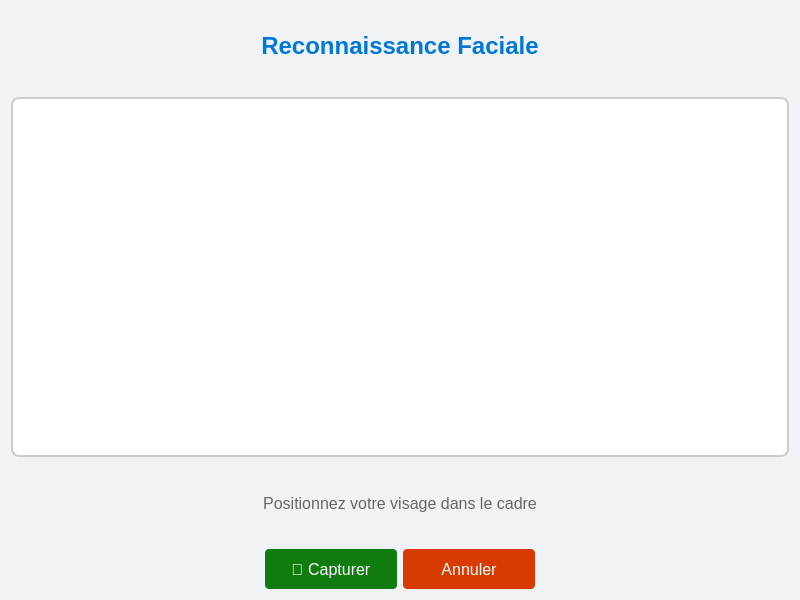
<?xml version="1.0" encoding="UTF-8"?>
<ui version="4.0">
 <class>FaceLoginDialog</class>
 <widget class="QDialog" name="FaceLoginDialog">
  <property name="geometry">
   <rect>
    <x>0</x>
    <y>0</y>
    <width>800</width>
    <height>600</height>
   </rect>
  </property>
  <property name="minimumSize">
   <size>
    <width>800</width>
    <height>600</height>
   </size>
  </property>
  <property name="windowTitle">
   <string>Authentification par Reconnaissance Faciale</string>
  </property>
  <property name="styleSheet">
   <string notr="true">QDialog {
    background-color: #f0f2f5;
}

QLabel {
    color: #1a1a1a;
    font-size: 14px;
}

QPushButton {
    background-color: #0078d4;
    color: white;
    border: none;
    padding: 8px 16px;
    border-radius: 4px;
    font-size: 14px;
    min-width: 100px;
}

QPushButton:hover {
    background-color: #005a9e;
}

QPushButton:pressed {
    background-color: #004578;
}

QPushButton#captureButton {
    background-color: #107c10;
    font-size: 16px;
    padding: 12px 24px;
}

QPushButton#captureButton:hover {
    background-color: #0b5c0b;
}

QLabel#statusLabel {
    color: #666666;
    font-size: 16px;
    margin: 10px;
}

QWidget#cameraFrame {
    border: 2px solid #cccccc;
    border-radius: 8px;
    background-color: #ffffff;
}

QFrame#mainFrame {
    background-color: #ffffff;
    border-radius: 10px;
    padding: 20px;
}</string>
  </property>
  <layout class="QVBoxLayout" name="mainLayout">
   <item>
    <widget class="QLabel" name="titleLabel">
     <property name="styleSheet">
      <string notr="true">font-size: 24px;
font-weight: bold;
color: #0078d4;
margin-bottom: 10px;</string>
     </property>
     <property name="text">
      <string>Reconnaissance Faciale</string>
     </property>
     <property name="alignment">
      <set>Qt::AlignCenter</set>
     </property>
    </widget>
   </item>
   <item>
    <widget class="QFrame" name="cameraFrame">
     <property name="minimumSize">
      <size>
       <width>640</width>
       <height>360</height>
      </size>
     </property>
     <property name="maximumSize">
      <size>
       <width>16777215</width>
       <height>360</height>
      </size>
     </property>
     <property name="frameShape">
      <enum>QFrame::StyledPanel</enum>
     </property>
     <property name="frameShadow">
      <enum>QFrame::Raised</enum>
     </property>
     <property name="styleSheet">
      <string notr="true">border: 2px solid #cccccc;
border-radius: 8px;
background-color: #ffffff;</string>
     </property>
    </widget>
   </item>
   <item>
    <widget class="QLabel" name="statusLabel">
     <property name="styleSheet">
      <string notr="true">color: #666666;
font-size: 16px;
margin: 10px;</string>
     </property>
     <property name="text">
      <string>Positionnez votre visage dans le cadre</string>
     </property>
     <property name="alignment">
      <set>Qt::AlignCenter</set>
     </property>
    </widget>
   </item>
   <item>
    <layout class="QHBoxLayout" name="buttonLayout">
     <item>
      <spacer name="horizontalSpacer">
       <property name="orientation">
        <enum>Qt::Horizontal</enum>
       </property>
       <property name="sizeHint" stdset="0">
        <size>
         <width>40</width>
         <height>20</height>
        </size>
       </property>
      </spacer>
     </item>
     <item>
      <widget class="QPushButton" name="captureButton">
       <property name="minimumSize">
        <size>
         <width>180</width>
         <height>40</height>
        </size>
       </property>
       <property name="cursor">
        <cursorShape>PointingHandCursor</cursorShape>
       </property>
       <property name="styleSheet">
        <string notr="true">QPushButton {
    background-color: #107c10;
    color: white;
    border: none;
    border-radius: 4px;
    font-size: 16px;
    padding: 8px 16px;
}
QPushButton:hover {
    background-color: #0b5c0b;
}
QPushButton:pressed {
    background-color: #094509;
}</string>
       </property>
       <property name="text">
        <string>📸 Capturer</string>
       </property>
      </widget>
     </item>
     <item>
      <widget class="QPushButton" name="cancelButton">
       <property name="minimumSize">
        <size>
         <width>120</width>
         <height>40</height>
        </size>
       </property>
       <property name="cursor">
        <cursorShape>PointingHandCursor</cursorShape>
       </property>
       <property name="styleSheet">
        <string notr="true">QPushButton {
    background-color: #d83b01;
    color: white;
    border: none;
    border-radius: 4px;
    font-size: 16px;
    padding: 8px 16px;
}
QPushButton:hover {
    background-color: #a32d01;
}
QPushButton:pressed {
    background-color: #7a2201;
}</string>
       </property>
       <property name="text">
        <string>Annuler</string>
       </property>
      </widget>
     </item>
     <item>
      <spacer name="horizontalSpacer_2">
       <property name="orientation">
        <enum>Qt::Horizontal</enum>
       </property>
       <property name="sizeHint" stdset="0">
        <size>
         <width>40</width>
         <height>20</height>
        </size>
       </property>
      </spacer>
     </item>
    </layout>
   </item>
  </layout>
 </widget>
 <resources/>
 <connections/>
</ui>
